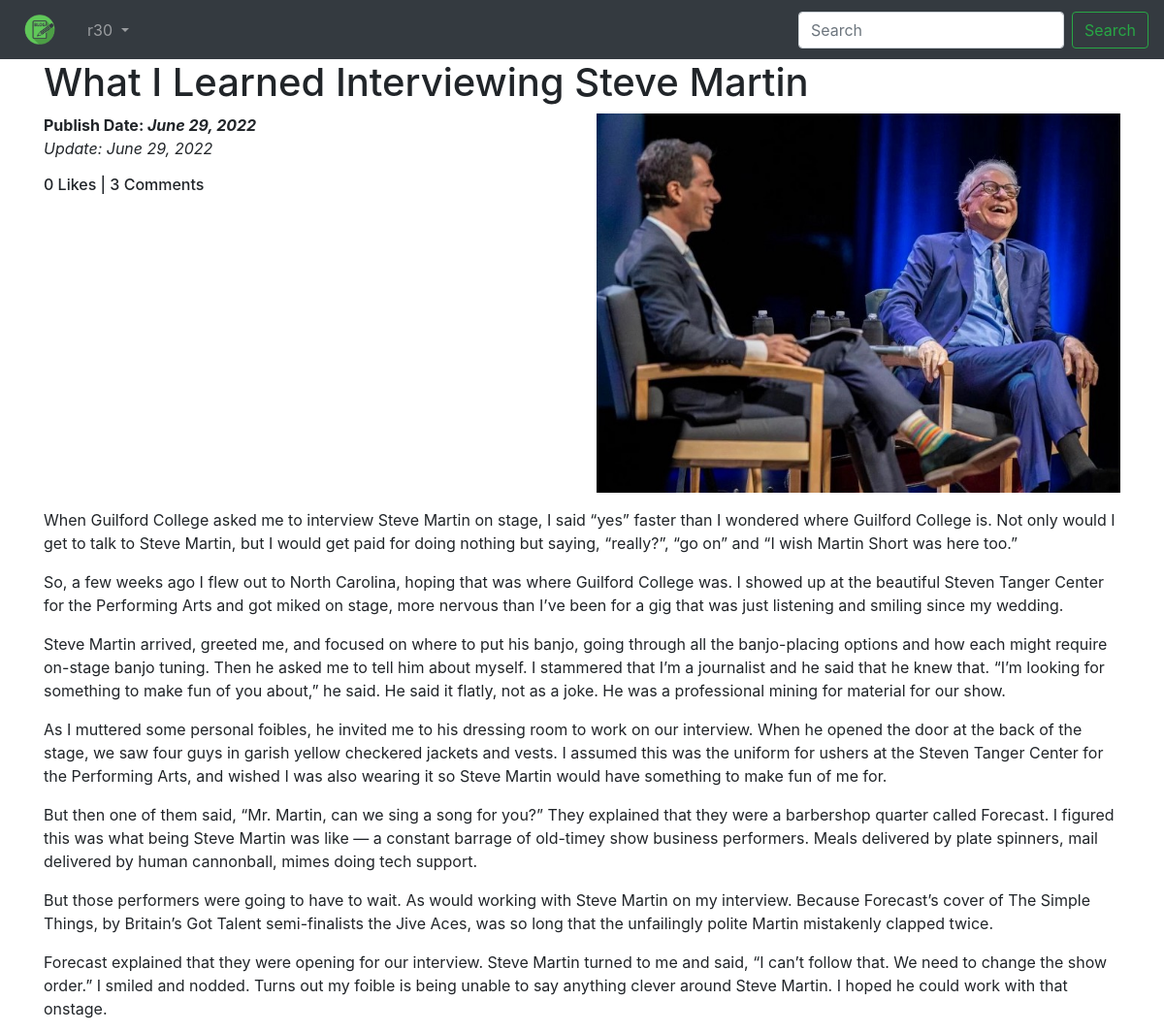
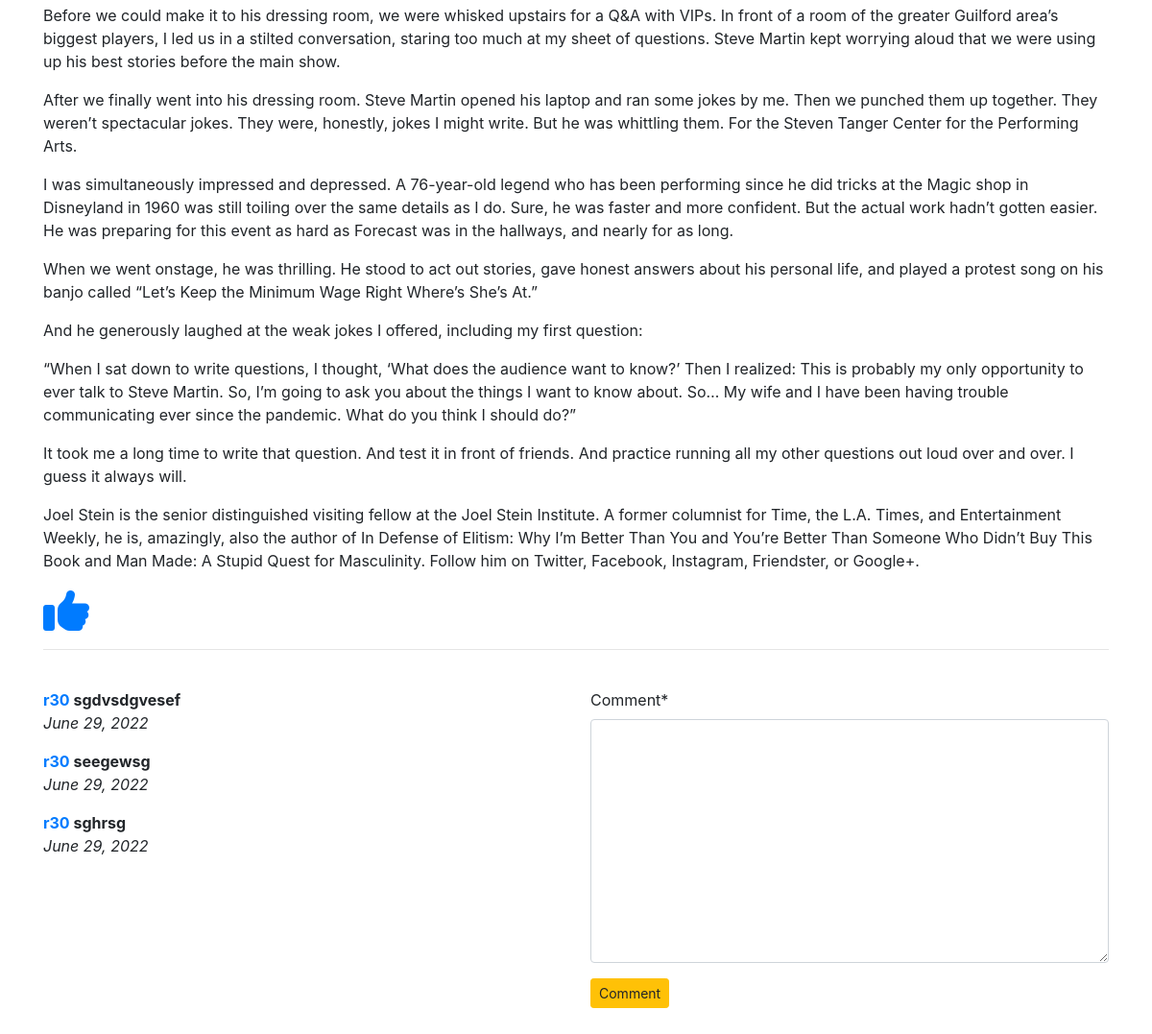
The page /blog/blog-detail/What+I+Learned+Interviewing+Steve+Martin+98cf912f-62f0-4d30-8769-2750facf7243/ (signed in) on the database its author committed (2 pictures, top to bottom).
### App_Blog/models.py (models this page shows, shortened)
class Blog(models.Model):
    user = models.ForeignKey(User, related_name='blog_user', on_delete=models.CASCADE)
    blog_title = models.CharField(max_length=100,verbose_name='Title')
    slug = models.SlugField(max_length=100,unique=True)
    blog_content = models.TextField(verbose_name='What is your mind?')
    publish_date = models.DateField(auto_now_add=True)
    update_date = models.DateField(auto_now=True)
    blog_image = models.ImageField(upload_to='blog_images', verbose_name='Image')
    class Meta:
        ordering = ('-publish_date',)

class Comment(models.Model):
    user = models.ForeignKey(User, related_name='comment_user', on_delete=models.CASCADE)
    blog = models.ForeignKey(Blog, related_name='comment_blog', on_delete=models.CASCADE)
    blog_comment = models.TextField(verbose_name="Comment")
    publish_date = models.DateField(auto_now_add=True)

### App_Blog/views.py (the view, shortened to what this page needs)
# urls.py: path('blog-detail/<slug>/',views.blog_detail, name='blog_detail'),
@login_required
def blog_detail(request, slug):
    blog = Blog.objects.get(slug=slug)
    form = CommentForm()
    already_liked = Likes.objects.filter(user=request.user,blog=blog)
    if already_liked:
        like = True
    else:
        like = False
    dict={'form':form, 'blog':blog, 'like':like}
    return render(request, 'App_Blog/blog_detail.html', dict)

### App_Blog/forms.py
class CommentForm(forms.ModelForm):
    class Meta:
        model = Comment
        fields = ['blog_comment',]

### templates/App_Blog/blog_detail.html (shortened to what this page needs)
{% extends 'base.html' %}
{% load crispy_forms_tags %}
{% block body_block %}
<h1>{{ blog.blog_title }}</h1>
<div class="row">
    <div class="col-sm-6">
        <strong>Publish Date: <i>{{ blog.publish_date }}</i></strong>
        <p><i>Update: {{ blog.update_date }}</i></p>
        <h6>{{ blog.likes_blog.count }} Likes | {{ blog.comment_blog.count }} Comments</h6>
    </div>
    <div class="col-sm-6">
        <img src="/media/{{ blog.blog_image }}" alt="{{ object.blog_title }}" width="100%">
    </div>
</div>
<p>{{ blog.blog_content|linebreaks }}</p>
{% if like %}
<a href={% url 'App_Blog:unliked' blog.pk %}><i class="fa-solid fa-thumbs-down fa-3x"></i></a>
{% else %}
<a href={% url 'App_Blog:liked' blog.pk %}><i class="fa-solid fa-thumbs-up fa-3x"></i></a>
{% endif %}
<br>
<hr>
<br>
<div class="row">
    <div class="col-sm-6">
        {% for comments in blog.comment_blog.all %}
        <strong><a href="#">{{ comments.user }}</a>  {{ comments.blog_comment }}</strong>
        <p><i>{{ comments.publish_date }}</i></p>
        {% endfor %}
    </div>
    <div class="col-sm-6">
        <form method="POST">
            {{ form|crispy }}
            <button type="submit" class="btn btn-sm btn-warning">Comment</button>
        </form>
    </div>
</div>
<br>
<br>
{% endblock %}

### templates/base.html (shortened to what this page needs)
<!doctype html>
<html lang="en">
  <head>
    <link rel="stylesheet" href="https://cdn.jsdelivr.net/npm/bootstrap@4.0.0/dist/css/bootstrap.min.css">
  </head>
  <body>
    <nav class="navbar navbar-expand-lg navbar-dark bg-dark">
      <a class="navbar-brand" href={% url 'index' %}><img src="/media/blog.png" alt="img" class="img-responsive" width="50px"></a>
      <div class="collapse navbar-collapse" id="navbarSupportedContent">
        <ul class="navbar-nav mr-auto">
          {% if user.is_authenticated %}
          <li class="nav-item dropdown">
            <a class="nav-link dropdown-toggle" href="#" id="navbarDropdown" role="button" data-toggle="dropdown" aria-haspopup="true" aria-expanded="false">
              {{ user.username }}
            </a>
          </li>
          {% endif %}
        </ul>
        <form class="form-inline my-2 my-lg-0">
          <input class="form-control mr-sm-2" type="search" placeholder="Search" aria-label="Search">
          <button class="btn btn-outline-success my-2 my-sm-0" type="submit">Search</button>
        </form>
      </div>
    </nav>
    <div class="container">
        {% block body_block %}
        {% endblock %}
    </div>
  </body>
</html>

### rows shown on the page
Blog: blog_title "What I Learned Interviewing Steve Martin", publish_date "June 29, 2022", update_date "June 29, 2022", likes_blog.count "0", comment_blog.count "3", blog_image (picture), blog_content "When Guilford College asked me to interview Steve Martin on stage, I said “yes” faster than I wondered where Guilford College is. Not only would I get to talk to Steve Martin, but I would get paid for doing nothing but saying, “really?”, “go on” and “I wish Martin Short was here too.” So, a few weeks ago I flew out to North Carolina, hoping that was where Guilford College was. I showed up at the beautiful Steven Tanger Center for the Performing Arts and got miked on stage, more nervous than I’ve been for a gig that was just listening and smiling since my wedding. Steve Martin arrived, greeted me, and focused on where to put his banjo, going through all the banjo-placing options and how each…"
Comment: user "r30", blog_comment "sgdvsdgvesef", publish_date "June 29, 2022"
Comment: user "r30", blog_comment "seegewsg", publish_date "June 29, 2022"
Comment: user "r30", blog_comment "sghrsg", publish_date "June 29, 2022"

### other values the page prints
{{ user.username }} "r30"
